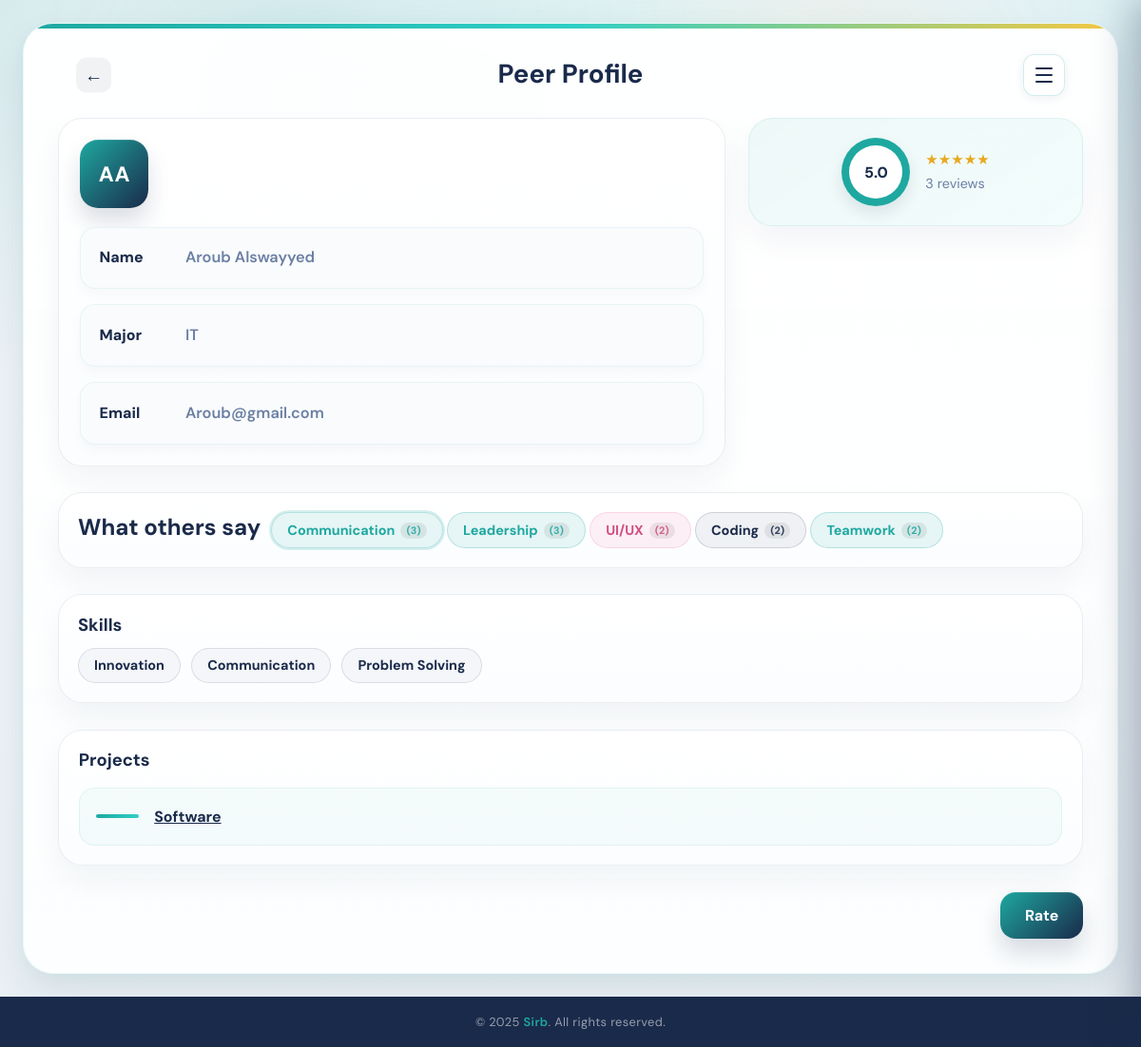
The page /PeerProfile.php?id=2229 (signed in) on the database its author committed.
### tables this page shows
CREATE TABLE `student` (
  `student_ID` int(11) NOT NULL,
  `email` varchar(255) NOT NULL,
  `password` varchar(255) NOT NULL,
  `name` varchar(100) NOT NULL,
  `major` varchar(100) NOT NULL,
  `registrationDate` date DEFAULT NULL
);

CREATE TABLE `skill` (
  `skill_ID` int(11) NOT NULL,
  `name` varchar(50) NOT NULL
);

CREATE TABLE `pastproject` (
  `project_ID` int(11) NOT NULL,
  `URL` varchar(2048) NOT NULL,
  `courseName` varchar(100) DEFAULT NULL,
  `student_ID` int(11) NOT NULL
);

### PeerProfile.php (the view, shortened to what this page needs)
<?php
require 'db_connect.php';
require_once 'rating_helper.php';
$loggedUserID = $_SESSION['userID'];
$peerID = (int) $_GET['id'];
$stmt = $pdo->prepare("
    SELECT student_ID, name, major, email
    FROM Student
    WHERE student_ID = ?
");
$stmt->execute([$peerID]);
$peer = $stmt->fetch();
$skillsStmt = $pdo->prepare("
    SELECT Skill.name
    FROM StudentSkill
    JOIN Skill ON StudentSkill.skill_ID = Skill.skill_ID
    WHERE StudentSkill.student_ID = ?
");
$skillsStmt->execute([$peerID]);
$skills = $skillsStmt->fetchAll();
$projectsStmt = $pdo->prepare("
    SELECT courseName, URL
    FROM PastProject
    WHERE student_ID = ?
");
$projectsStmt->execute([$peerID]);
$projects = $projectsStmt->fetchAll();
$rating = getStudentRating($pdo, $peerID);
$tagCounts = getStudentTagCounts($pdo, $peerID);
function h($value) {
    return htmlspecialchars($value ?? '', ENT_QUOTES, 'UTF-8');
}
function initials($name) {
    $parts = preg_split('/\s+/', trim($name));
    return strtoupper(substr($parts[0], 0, 1) . substr($parts[1], 0, 1));
}
function skillClass($skillName) {
    $name = strtolower($skillName);
    if (str_contains($name, 'coding') || str_contains($name, 'programming')) {
        return 'bd-peer-skill-tag-navy';
    }
    if (str_contains($name, 'ui') || str_contains($name, 'ux') || str_contains($name, 'innovation')) {
        return 'bd-peer-skill-tag-pink';
    }
    return 'bd-peer-skill-tag-teal';
}
$average = $rating['average'];
$count = $rating['count'];
$degree = ($average / 5) * 360;
?>
<!DOCTYPE html>
<html lang="en">
    <head>
        <link rel="stylesheet" href="style.css">
    </head>
    <body id="bd-body-peer-profile">
        <main id="bd-peer-profile-page">
            <section id="bd-peer-profile-shell">
                <div id="bd-peer-top-glow"></div>
                <section id="bd-peer-profile-card">
                    <header id="bd-peer-profile-header">
                        <a id="bd-peer-back-button" href="Homepage.php">←</a>
                        <h1 id="bd-peer-profile-title">Peer Profile</h1>
                        <button class="hamburger" id="bd-peer-hamburger" onclick="toggleDrawer()" aria-label="Menu">
                            <span></span><span></span><span></span>
                        </button>
                    </header>
                    <section id="bd-peer-profile-top-section">
                        <section id="bd-peer-profile-left-side">
                            <div id="bd-peer-avatar"><?php echo initials($peer['name']); ?></div>
                            <div class="bd-peer-info-row">
                                <span class="bd-peer-info-label">Name</span>
                                <span class="bd-peer-info-value" id="bd-peer-name">
                                    <?php echo h($peer['name']); ?>
                                </span>
                            </div>
                            <div class="bd-peer-info-row">
                                <span class="bd-peer-info-label">Major</span>
                                <span class="bd-peer-info-value" id="bd-peer-major">
                                    <?php echo h($peer['major']); ?>
                                </span>
                            </div>
                            <div class="bd-peer-info-row">
                                <span class="bd-peer-info-label">Email</span>
                                <span class="bd-peer-info-value" id="bd-peer-email">
                                    <a href="mailto:<?php echo h($peer['email']); ?>" class="peer-email-link">
                                        <?php echo h($peer['email']); ?>
                                    </a>
                                </span>
                            </div>
                        </section>
                        <section id="bd-peer-profile-right-side">
                            <div id="bd-peer-rating-section">
                                <div id="bd-peer-rating-circle"
                                     style="background: conic-gradient(var(--teal) 0deg <?php echo $degree; ?>deg, #e6eef5 <?php echo $degree; ?>deg 360deg);">
                                    <span id="bd-peer-rating-number">
                                        <?php echo number_format($average, 1); ?>
                                    </span>
                                </div>
                                <div id="bd-peer-rating-details">
                                    <p id="bd-peer-rating-stars">
                                        <?php echo renderStars($average); ?>
                                    </p>
                                    <p id="bd-peer-rating-reviews">
                                        <?php echo $count; ?> reviews
                                    </p>
                                </div>
                            </div>
                        </section>
                    </section>
                    <section id="bd-peer-skills-section">
                        <h2 id="bd-peer-skills-title">What others say</h2>
                        <div id="bd-peer-skills-list">
                            <?php if (!empty($tagCounts)): ?>
                                <?php foreach ($tagCounts as $index => $tag): ?>
                                    <span class="bd-peer-skill-tag <?php echo skillClass($tag['name']); ?> <?php echo $index === 0 ? 'bd-peer-top-tag' : ''; ?>">
                                        <?php echo h($tag['name']); ?>
                                        <span class="bd-peer-tag-count">(<?php echo $tag['tag_count']; ?>)</span>
                                    </span>
                                <?php endforeach; ?>
                            <?php else: ?>
                                <span class="bd-peer-skill-tag bd-peer-skill-tag-none">
                                    No tags yet
                                </span>
                            <?php endif; ?>
                        </div>
                    </section>
                    <section id="bd-peer-skills-section-2">
                        <h2 id="bd-peer-skills-title-2">Skills</h2>
                        <div id="bd-peer-skills-list-2">
                            <?php if (!empty($skills)): ?>
                                <?php foreach ($skills as $skill): ?>
                                    <span class="bd-peer-skill-tag">
                                        <?php echo h($skill['name']); ?>
                                    </span>
                                <?php endforeach; ?>
                            <?php else: ?>
                                <span class="bd-peer-skill-tag">No skills added yet</span>
                            <?php endif; ?>
                        </div>
                    </section>
                    <section id="bd-peer-projects-section">
                        <h2 id="bd-peer-projects-title">Projects</h2>
                        <div id="bd-peer-projects-list">
                            <?php if (!empty($projects)): ?>
                                <?php foreach ($projects as $project): ?>
                                    <div class="bd-peer-project-item">
                                        <span class="bd-peer-project-line"></span>
                                        <?php
                                        $url = $project['URL'] ?? '';
                                        $name = trim($project['courseName'] ?? '');
                                        $linkText = (!empty($name)) ? $name : "Project";
                                        ?>
                                        <?php if (!empty($url)): ?>
                                            <a class="bd-peer-project-text"
                                               href="<?php echo h($url); ?>"
                                               target="_blank">
                                                   <?php echo h($linkText); ?>
                                            </a>
                                        <?php else: ?>
                                            <span class="bd-peer-project-text">
                                                <?php echo h($linkText); ?>
                                            </span>
                                        <?php endif; ?>
                                    </div>
                                <?php endforeach; ?>
                            <?php endif; ?>
                        </div>
                    </section>
                    <?php if ($loggedUserID != $peerID): ?>
                        <div id="bd-peer-rate-button-wrapper">
                            <button id="bd-peer-rate-button">Rate</button>
                        </div>
                    <?php endif; ?>
                </section>
            </section>
        </main>
        <footer>
            © 2025 <span>Sirb</span>. All rights reserved.
        </footer>
    </body>
</html>

### rows shown on the page
student: name "Aroub Alswayyed", major "IT", email "Aroub@gmail.com"
skill: name "Innovation"
skill: name "Communication"
skill: name "Problem Solving"
pastproject: courseName "Software"

### other values the page prints
$average "5.0"
$count "3"
$tag['name'] "Communication"
$tag['tag_count'] "3"
$tag['name'] "Leadership"
$tag['name'] "UI/UX"
$tag['tag_count'] "2"
$tag['name'] "Coding"
$tag['name'] "Teamwork"
